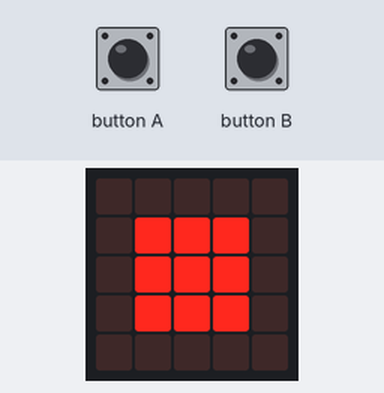
Simulated run of this program. Board: BBC micro:bit (MakeCode). Shown: the board's 5×5 LED display. Inputs (shaded band) come from the test bench. USB keyboard and mouse output is not drawn.

Above: at 1.6 s.
1.7 s: button A pressed for 0.15 s
At 2.2 s:
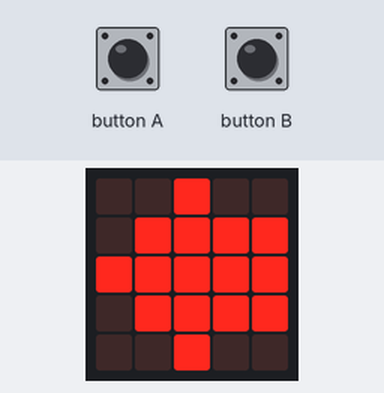
3.3 s: button B pressed for 0.15 s
At 4.6 s:
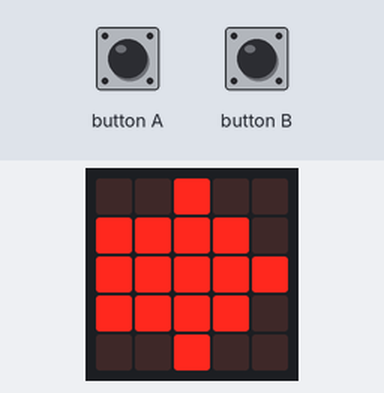
Timing chart, 0 to 6.3 s (numbered marks = the images above; inputs shaded):
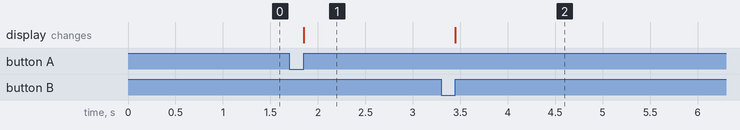

The program:

main.ts
```typescript
input.onButtonPressed(Button.A, function () {
    keyboard.sendString(keyboard.keys(keyboard._Key.left))
    basic.showLeds(`
        . . # . .
        . # # # #
        # # # # #
        . # # # #
        . . # . .
        `)
})
input.onButtonPressed(Button.B, function () {
    keyboard.sendString(keyboard.keys(keyboard._Key.right))
    basic.showLeds(`
        . . # . .
        # # # # .
        # # # # #
        # # # # .
        . . # . .
        `)
})
keyboard.startKeyboardService()
basic.showLeds(`
    . . . . .
    . # # # .
    . # # # .
    . # # # .
    . . . . .
    `)
basic.forever(function () {

})
```

test.ts
```typescript
// οι δοκιμές πηγαίνουν εδώ, δεν θα γίνει εκτέλεση όταν αυτό το πακέτο χρησιμοποιηθεί ως επέκταση.
```

Measured:
- after the input at 1.7 s, the display: changes after 0.15 s (image 1)
- after the input at 3.3 s, the display: changes after 0.15 s (image 2)
